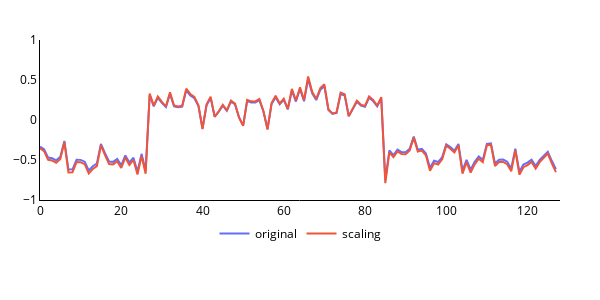

Write notebook code for a chart like this one.
### Markdown cell above
## Scaling

### Code cell
hlp.plot1d_plotly(x=original[0],x2=scaling[0], label2='scaling')
